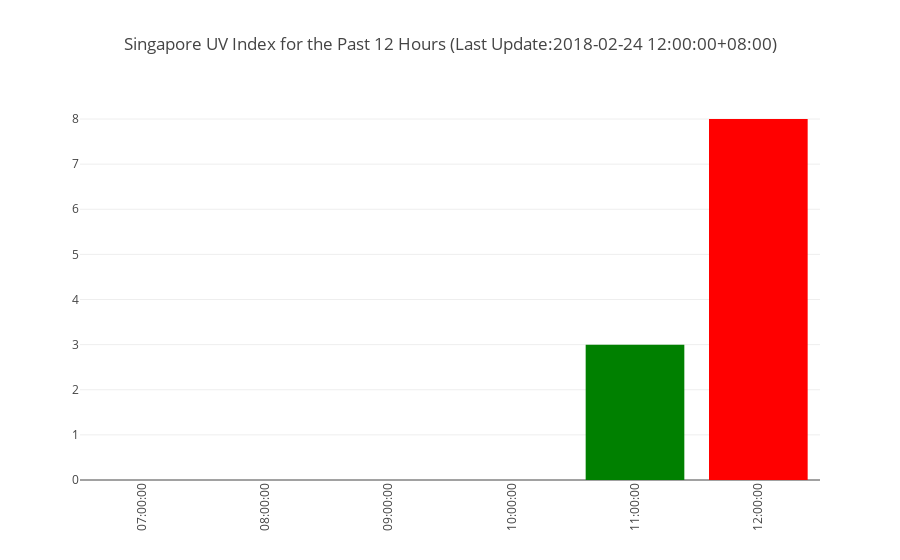

Notebook cell for this chart:
### Markdown cell above
Bar Plot Using Plotly

### Code cell
import plotly.plotly as py
from plotly.offline import download_plotlyjs, init_notebook_mode, plot, iplot
import plotly.graph_objs as go

colors =[]
for item in index_df['value']:
    if item >= 11:
        colors.append('purple')
    elif np.logical_and(item>=8,item<=10):
        colors.append('red')
    elif np.logical_and(item>=6,item<=7):
        colors.append('orange')
    else: 
        colors.append('green')
last_update = index_df['timestamp'].max()

init_notebook_mode(connected=True)
data = [go.Bar(x=index_df.time, 
            y=index_df.value,
            marker=dict(
                color=colors,
            )
          )]

last_update = index_df['timestamp'].max()
layout = go.Layout(
    title='Singapore UV Index for the Past 12 Hours (Last Update:%s)'%(last_update),
    xaxis=dict(
        tickangle=-90,)
)
fig = go.Figure(data=data, layout=layout)    
iplot(fig, filename = 'jupyter/uv_index_bar')

### Figure 1 — Plotly figure (JSON) as saved in the notebook; plotly's stock layout.template omitted (floating-point values rounded to 4 significant figures)
{"data": [{"marker": {"color": ["green", "green", "green", "green", "green", "red"]}, "type": "bar", "x": ["07:00:00", "08:00:00", "09:00:00", "10:00:00", "11:00:00", "12:00:00"], "y": [0, 0, 0, 0, 3, 8]}], "layout": {"title": "Singapore UV Index for the Past 12 Hours (Last Update:2018-02-24 12:00:00+08:00)", "xaxis": {"tickangle": -90}}}
